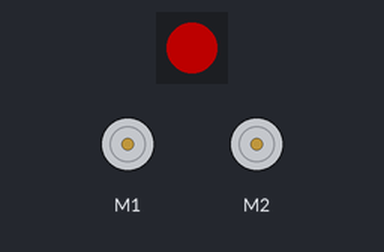
A program run on a simulated ESP32 board running CircuitPython. Parts: 1 RGB LEDs in strip order, left to right, 2 × DC motor (green arrow = forward, orange = backward, longer = faster). Dim RGB values are drawn brighter than linear; library files of the repository ran but are not shown: ideaboard.py.

Above: at 0.15 s.
At 9.94 s:
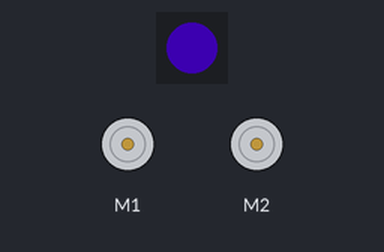
At 19.72 s:
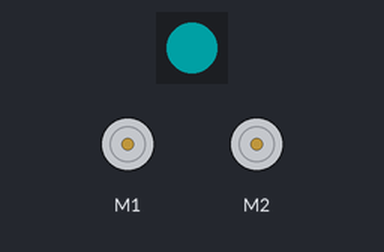
At 39.6 s:
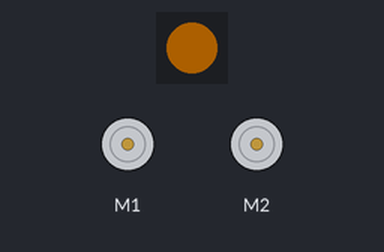
Timing chart, 0 to 40.0 s (numbered marks = the images above):
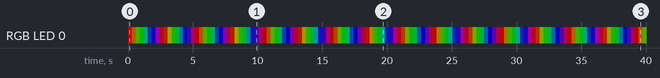

The program:

prueba.py
```python
from ideaboard import IdeaBoard
from time import sleep

ib = IdeaBoard()

# ib.acroiris(0-255) creates a color wheel
# from 0 (RED) to 255 (RED)
while True:
    for i in range(256):
        ib.arcoiris = i
        sleep(0.01)
```

Measured:
- by itself, RGB LED 0: off → RGB(76, 0, 0) at 0.00 s, → RGB(49, 27, 0) 0.31 s later, → RGB(22, 54, 0) 0.31 s later, → RGB(0, 72, 4) 0.31 s later, … (131 changes in this stretch)
